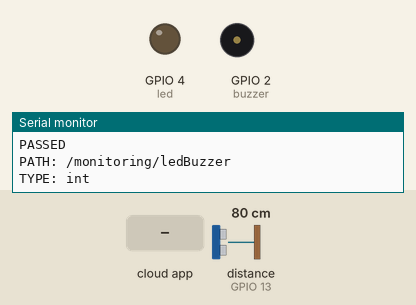
Simulated run of this sketch. Board: ESP8266 (NodeMCU). Parts: output pins drawn as LEDs (lit = HIGH), buzzer (waves = sounding, pin HIGH), the last lines printed to the serial monitor. Wiring (inferred from the names in the program): ultrasonic range finder: trigger GPIO 12; echo GPIO 13. Dashed ring = blinking. The test bench sets the inputs (shaded band); at power-on: distance to the obstacle (sensor on GPIO 13) 80 cm. The echo pulse lasts 58.3 µs per cm; WiFi joins after 1.5 s; servers stay silent unless stated; the Firebase database answers and starts empty; pins used as bus, display or sensor lines are not drawn.

Above: at 2.7 s.
2.8 s: distance to the obstacle (sensor on GPIO 13) set to 33 cm
8.6 s: distance to the obstacle (sensor on GPIO 13) set to 27 cm
At 14.3 s:
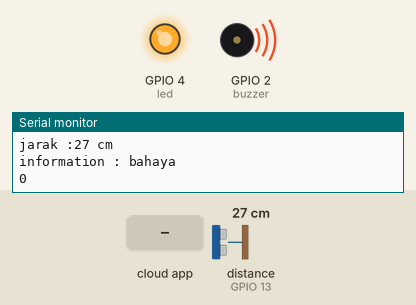
14.4 s: distance to the obstacle (sensor on GPIO 13) set to 35 cm
At 16.6 s:
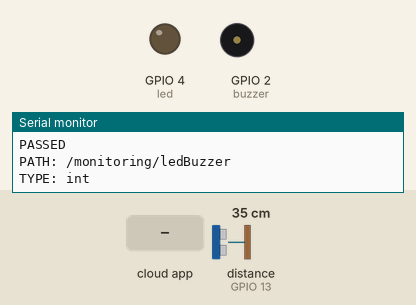
17.5 s: the phone or cloud app sets trigBuzzer to 1
At 18.9 s:
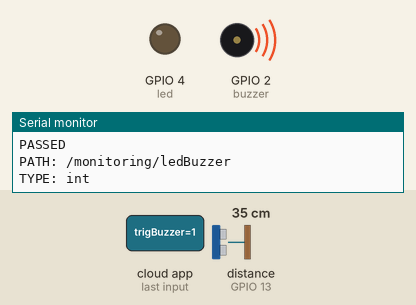
23.3 s: the phone or cloud app sets trigBuzzer to 0
At 24.2 s:
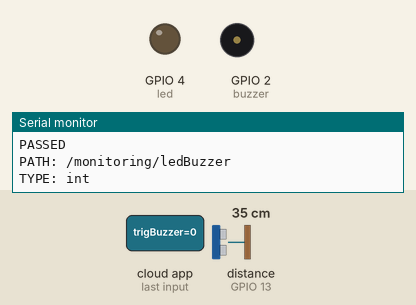
25.1 s: the phone or cloud app sets ledBuzzer to 1
At 27.1 s:
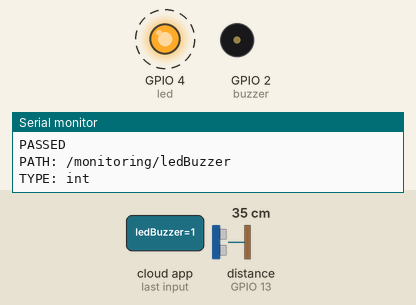
Timing chart, 0 to 31.9 s (numbered marks = the images above; inputs shaded):
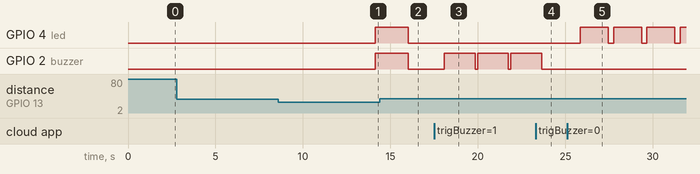

The sketch:

lasem.ino
```cpp
#include <Arduino.h>
#if defined(ESP32)
  #include <WiFi.h>
#elif defined(ESP8266)
  #include <ESP8266WiFi.h>
#endif
#include <Firebase_ESP_Client.h>

//Provide the token generation process info.
#include "addons/TokenHelper.h"
//Provide the RTDB payload printing info and other helper functions.
#include "addons/RTDBHelper.h"

// Insert your network credentials
#define WIFI_SSID "realme 3 pro"
#define WIFI_PASSWORD "asdfghjkl"

// Insert Firebase project API Key
#define API_KEY "AIzaSyBblca24-sJ-ISJ7s0xlpRPjHkoIO_XgdI"

// Insert RTDB URLefine the RTDB URL */
#define DATABASE_URL "https://lasem-ac1ae-default-rtdb.asia-southeast1.firebasedatabase.app/"

//Define Firebase Data object
FirebaseData fbdo;

FirebaseAuth auth;
FirebaseConfig config;

unsigned long sendDataPrevMillis = 0;
int count = 0;
int jarak;
int triggerBuzzer;
int triggerLed;
int ledStatus;
int buzzerStatus;
int information;
bool signupOK = false;
const int triggerPin = 12;
const int echoPin = 13;
const int led = 4;
const int buzzer = 2;
void setup(){
  Serial.begin(115200);
  WiFi.begin(WIFI_SSID, WIFI_PASSWORD);
  Serial.print("Connecting to Wi-Fi");
  while (WiFi.status() != WL_CONNECTED){
    Serial.print(".");
    delay(300);
  }
  Serial.println();
  Serial.print("Connected with IP: ");
  Serial.println(WiFi.localIP());
  Serial.println();

  /* Assign the api key (required) */
  config.api_key = API_KEY;

  /* Assign the RTDB URL (required) */
  config.database_url = DATABASE_URL;

  /* Sign up */
  if (Firebase.signUp(&config, &auth, "", "")){
    Serial.println("ok");
    signupOK = true;
  }
  else{
    Serial.printf("%s\n", config.signer.signupError.message.c_str());
  }

  /* Assign the callback function for the long running token generation task */
  config.token_status_callback = tokenStatusCallback; //see addons/TokenHelper.h

  Firebase.begin(&config, &auth);
  Firebase.reconnectWiFi(true);
  pinMode(triggerPin, OUTPUT);
  pinMode(echoPin, INPUT);
  pinMode(led, OUTPUT);
  pinMode(buzzer, OUTPUT);
}

void loop(){
  long duration;
  digitalWrite(triggerPin, LOW);
  delayMicroseconds(2);
  digitalWrite(triggerPin, HIGH);
  delayMicroseconds(10);
  digitalWrite(triggerPin, LOW);
  duration = pulseIn(echoPin, HIGH);
  jarak = (duration/2) / 29.1;
  Serial.println("jarak :");
  Serial.println(jarak);
  String jarakString = String(jarak);
  Serial.print(jarakString);
  Serial.println(" cm");
  if (jarak<=30){
    delay(5000);
    digitalWrite(triggerPin, LOW);
    delayMicroseconds(2);
    digitalWrite(triggerPin, HIGH);
    delayMicroseconds(10);
    digitalWrite(triggerPin, LOW);
    duration = pulseIn(echoPin, HIGH);
    jarak = (duration/2) / 29.1;
    Serial.print("jarak :");
    Serial.print(jarak);
    Serial.println(" cm");
    digitalWrite(led, HIGH);
    digitalWrite(buzzer, HIGH);
    if(jarak<=30){
      digitalWrite(led, HIGH);
      digitalWrite(buzzer, HIGH);
      //Serial.print(jarak);
      Serial.println("information : bahaya");
      ledStatus = 1;
      buzzerStatus = 1;
      information = 1;
    }
    else{
      digitalWrite(led, LOW);
      digitalWrite(buzzer, LOW);
      ledStatus = 0;
      buzzerStatus = 0;
      information = 0;
      Serial.println("information : aman");
    }
  }
  else{
    digitalWrite(led, LOW);
    digitalWrite(buzzer, LOW);
    ledStatus = 0;
    buzzerStatus = 0;
    information = 0;
    Serial.println("information : aman");
  }
  if (Firebase.ready() && signupOK && (millis() - sendDataPrevMillis > 1000 || sendDataPrevMillis == 0)){
    sendDataPrevMillis = millis();
    if (Firebase.RTDB.getInt(&fbdo, "/monitoring/trigBuzzer")) {
      if (fbdo.dataType() == "int") {
        triggerBuzzer = fbdo.intData();
        Serial.println(triggerBuzzer);
        if(triggerBuzzer==1){
          //digitalWrite(led, HIGH);
          digitalWrite(buzzer, HIGH);
          //ledStatus=1;
          buzzerStatus=1;
          information=1;
          //exit;
        }
        else{
          //digitalWrite(led, LOW);
          //digitalWrite(buzzer, LOW);
        }
      }
    }
    if (Firebase.RTDB.getInt(&fbdo, "/monitoring/ledBuzzer")) {
      if (fbdo.dataType() == "int") {
        triggerLed = fbdo.intData();
        Serial.println(triggerLed);
        if(triggerLed==1){
          digitalWrite(led, HIGH);
          //digitalWrite(buzzer, HIGH);
          ledStatus=1;
          //buzzerStatus=1;
          information=1;
          //exit;
        }
        else{
          //digitalWrite(led, LOW);
          //digitalWrite(buzzer, LOW);
        }
      }
    }
    // Write an Int number on the database path test/int
    if (Firebase.RTDB.setString(&fbdo, "monitoring/jarak", jarakString)){
      Serial.println("PASSED");
      Serial.println("PATH: " + fbdo.dataPath());
      Serial.println("TYPE: " + fbdo.dataType());
    }
    else {
      Serial.println("FAILED");
      Serial.println("REASON: " + fbdo.errorReason());
    }
    //count++;
    if (Firebase.RTDB.setInt(&fbdo, "monitoring/ledStatus", ledStatus)){
      Serial.println("PASSED");
      Serial.println("PATH: " + fbdo.dataPath());
      Serial.println("TYPE: " + fbdo.dataType());
    }
    else {
      Serial.println("FAILED");
      Serial.println("REASON: " + fbdo.errorReason());
    }

    if (Firebase.RTDB.setInt(&fbdo, "monitoring/buzzerStatus", buzzerStatus)){
      Serial.println("PASSED");
      Serial.println("PATH: " + fbdo.dataPath());
      Serial.println("TYPE: " + fbdo.dataType());
    }
    else {
      Serial.println("FAILED");
      Serial.println("REASON: " + fbdo.errorReason());
    }
    if (Firebase.RTDB.setInt(&fbdo, "monitoring/information", information)){
      Serial.println("PASSED");
      Serial.println("PATH: " + fbdo.dataPath());
      Serial.println("TYPE: " + fbdo.dataType());
    }
    else {
      Serial.println("FAILED");
      Serial.println("REASON: " + fbdo.errorReason());
    }
  }
  delay(1000);
}
```

Measured:
- the behaviour switches between 31 and 30 cm on distance to the obstacle (sensor on GPIO 13) (found by bisection; images 0 and 1)
- after the input at 8.6 s, GPIO 4 (led), GPIO 2 (buzzer): LOW → HIGH after 5.5 s
- after the input at 14.4 s, GPIO 4 (led), GPIO 2 (buzzer): HIGH → LOW after 1.6 s
- after the input at 17.5 s, GPIO 2 (buzzer): alternates HIGH for 1.8 s and LOW for 0.15 s, starting after 0.59 s
- after the input at 23.3 s, GPIO 2 (buzzer): goes on until 23.6 s, then stays LOW
- after the input at 25.1 s, GPIO 4 (led): alternates HIGH for 1.6 s and LOW for 0.30 s, starting after 0.75 s
